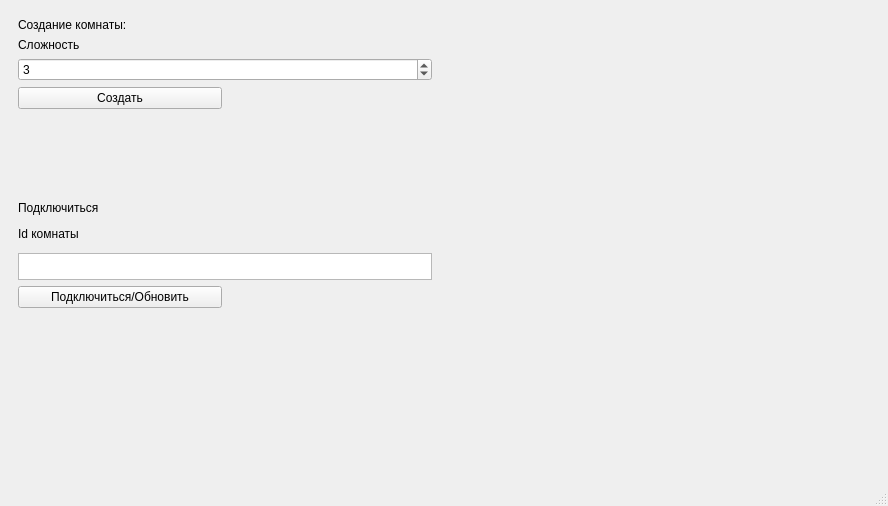
<?xml version="1.0" encoding="UTF-8"?>
<ui version="4.0">
 <class>MainWindow</class>
 <widget class="QMainWindow" name="MainWindow">
  <property name="geometry">
   <rect>
    <x>0</x>
    <y>0</y>
    <width>888</width>
    <height>506</height>
   </rect>
  </property>
  <property name="windowTitle">
   <string>MainWindow</string>
  </property>
  <property name="autoFillBackground">
   <bool>false</bool>
  </property>
  <widget class="QWidget" name="centralwidget">
   <property name="styleSheet">
    <string notr="true"/>
   </property>
   <layout class="QHBoxLayout" name="horizontalLayout">
    <property name="sizeConstraint">
     <enum>QLayout::SetNoConstraint</enum>
    </property>
    <item>
     <widget class="QWidget" name="verticalWidget" native="true">
      <property name="sizePolicy">
       <sizepolicy hsizetype="Preferred" vsizetype="Preferred">
        <horstretch>4</horstretch>
        <verstretch>0</verstretch>
       </sizepolicy>
      </property>
      <layout class="QVBoxLayout" name="verticalLayout">
       <item>
        <widget class="QLabel" name="label_2">
         <property name="text">
          <string>Создание комнаты:</string>
         </property>
        </widget>
       </item>
       <item>
        <widget class="QLabel" name="label_4">
         <property name="text">
          <string>Сложность</string>
         </property>
        </widget>
       </item>
       <item>
        <widget class="QSpinBox" name="difficultySpinBox">
         <property name="minimum">
          <number>1</number>
         </property>
         <property name="maximum">
          <number>5</number>
         </property>
         <property name="value">
          <number>3</number>
         </property>
        </widget>
       </item>
       <item>
        <layout class="QHBoxLayout" name="horizontalLayout_3">
         <item>
          <widget class="QPushButton" name="create_button">
           <property name="sizePolicy">
            <sizepolicy hsizetype="Minimum" vsizetype="Fixed">
             <horstretch>0</horstretch>
             <verstretch>1</verstretch>
            </sizepolicy>
           </property>
           <property name="text">
            <string>Создать</string>
           </property>
          </widget>
         </item>
         <item>
          <widget class="QWidget" name="widget_4" native="true"/>
         </item>
        </layout>
       </item>
       <item>
        <widget class="QWidget" name="widget" native="true">
         <property name="sizePolicy">
          <sizepolicy hsizetype="Preferred" vsizetype="Preferred">
           <horstretch>0</horstretch>
           <verstretch>3</verstretch>
          </sizepolicy>
         </property>
        </widget>
       </item>
       <item>
        <widget class="QLabel" name="label_3">
         <property name="text">
          <string>Подключиться</string>
         </property>
        </widget>
       </item>
       <item>
        <widget class="QLabel" name="label">
         <property name="sizePolicy">
          <sizepolicy hsizetype="Preferred" vsizetype="Preferred">
           <horstretch>0</horstretch>
           <verstretch>1</verstretch>
          </sizepolicy>
         </property>
         <property name="text">
          <string>Id комнаты</string>
         </property>
        </widget>
       </item>
       <item>
        <widget class="QTextEdit" name="room_id_edit">
         <property name="enabled">
          <bool>true</bool>
         </property>
         <property name="sizePolicy">
          <sizepolicy hsizetype="Expanding" vsizetype="Ignored">
           <horstretch>0</horstretch>
           <verstretch>1</verstretch>
          </sizepolicy>
         </property>
        </widget>
       </item>
       <item>
        <layout class="QHBoxLayout" name="horizontalLayout_2">
         <item>
          <widget class="QPushButton" name="connect_button">
           <property name="sizePolicy">
            <sizepolicy hsizetype="Minimum" vsizetype="Fixed">
             <horstretch>0</horstretch>
             <verstretch>1</verstretch>
            </sizepolicy>
           </property>
           <property name="text">
            <string>Подключиться/Обновить</string>
           </property>
          </widget>
         </item>
         <item>
          <widget class="QWidget" name="widget_3" native="true"/>
         </item>
        </layout>
       </item>
       <item>
        <widget class="QLabel" name="message_label">
         <property name="text">
          <string/>
         </property>
        </widget>
       </item>
       <item>
        <widget class="QWidget" name="widget_2" native="true">
         <property name="sizePolicy">
          <sizepolicy hsizetype="Preferred" vsizetype="Preferred">
           <horstretch>0</horstretch>
           <verstretch>5</verstretch>
          </sizepolicy>
         </property>
        </widget>
       </item>
      </layout>
     </widget>
    </item>
    <item>
     <widget class="QWidget" name="verticalWidget" native="true">
      <property name="sizePolicy">
       <sizepolicy hsizetype="Preferred" vsizetype="Preferred">
        <horstretch>4</horstretch>
        <verstretch>0</verstretch>
       </sizepolicy>
      </property>
      <layout class="QVBoxLayout" name="verticalLayout_2">
       <item>
        <layout class="QGridLayout" name="gridLayout"/>
       </item>
      </layout>
     </widget>
    </item>
   </layout>
  </widget>
  <widget class="QMenuBar" name="menubar">
   <property name="geometry">
    <rect>
     <x>0</x>
     <y>0</y>
     <width>888</width>
     <height>21</height>
    </rect>
   </property>
  </widget>
  <widget class="QStatusBar" name="statusbar"/>
 </widget>
 <resources/>
 <connections/>
</ui>
